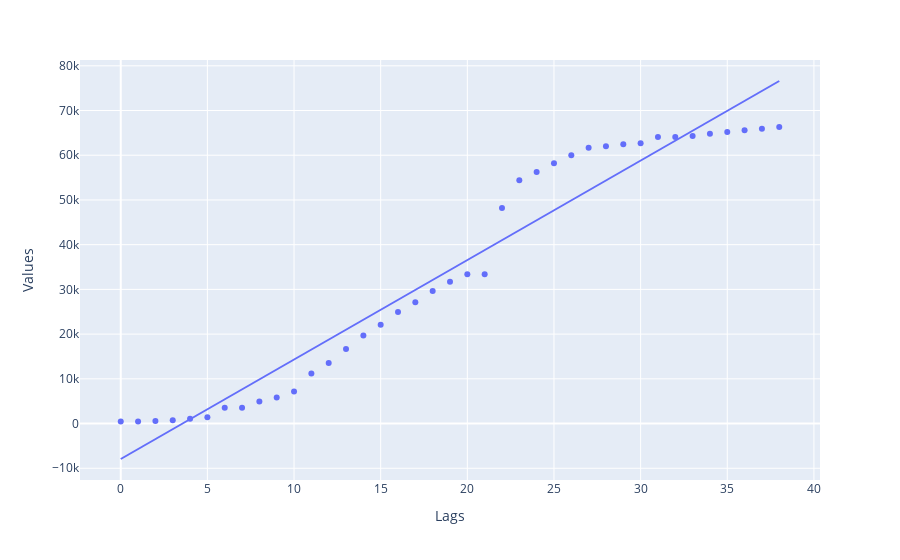

Here is the notebook cell this chart was saved with:
### Markdown cell above
## Hubei Linear regression

### Code cell
from sklearn.linear_model import LinearRegression
df_hubei = df_china[df_china["Cities"] == "Hubei"]
df_hubei = df_hubei.drop(["Cities"],axis=1) 

fig = px.scatter(df_hubei, x="Lags", y = "Values", trendline="ols")
fig.show()

### Figure 1 — Plotly figure (JSON) as saved in the notebook; plotly's stock layout.template omitted (floating-point values rounded to 4 significant figures)
{"data": [{"hoverlabel": {"namelength": 0}, "hovertemplate": "Lags=%{x}<br>Values=%{y}", "legendgroup": "", "marker": {"color": "#636efa", "symbol": "circle"}, "mode": "markers", "name": "", "showlegend": false, "type": "scatter", "x": [0, 1, 2, 3, 4, 5, 6, 7, 8, 9, 10, 11, 12, 13, 14, 15, 16, 17, 18, 19, 20, 21, 22, 23, 24, 25, 26, 27, 28, 29, 30, 31, 32, 33, 34, 35, 36, 37, 38], "xaxis": "x", "y": [444, 444, 549, 761, 1058, 1423, 3554, 3554, 4903, 5806, 7153, 11177, 13522, 16678, 19665, 22112, 24953, 27100, 29631, 31728, 33366, 33366, 48206, 54406, 56249, 58182, 59989, 61682, 62031, 62442, 62662, 64084, 64084, 64287, 64786, 65187, 65596, 65914, 66337], "yaxis": "y"}, {"hoverlabel": {"namelength": 0}, "hovertemplate": "<b>OLS trendline</b><br>Values = 2224.37 * Lags + -7927.82<br>R<sup>2</sup>=0.945835<br><br>Lags=%{x}<br>Values=%{y} <b>(trend)</b>", "legendgroup": "", "marker": {"color": "#636efa", "symbol": "circle"}, "mode": "lines", "name": "", "showlegend": false, "type": "scatter", "x": [0, 1, 2, 3, 4, 5, 6, 7, 8, 9, 10, 11, 12, 13, 14, 15, 16, 17, 18, 19, 20, 21, 22, 23, 24, 25, 26, 27, 28, 29, 30, 31, 32, 33, 34, 35, 36, 37, 38], "xaxis": "x", "y": [-7928.0, -5703.0, -3479.0, -1255.0, 969.6, 3194.0, 5418.0, 7643.0, 9867.0, 12090.0, 14320.0, 16540.0, 18760.0, 20990.0, 23210.0, 25440.0, 27660.0, 29890.0, 32110.0, 34340.0, 36560.0, 38780.0, 41010.0, 43230.0, 45460.0, 47680.0, 49910.0, 52130.0, 54350.0, 56580.0, 58800.0, 61030.0, 63250.0, 65480.0, 67700.0, 69930.0, 72150.0, 74370.0, 76600.0], "yaxis": "y"}], "layout": {"legend": {"tracegroupgap": 0}, "margin": {"t": 60}, "xaxis": {"anchor": "y", "domain": [0, 1], "title": {"text": "Lags"}}, "yaxis": {"anchor": "x", "domain": [0, 1], "title": {"text": "Values"}}}}
